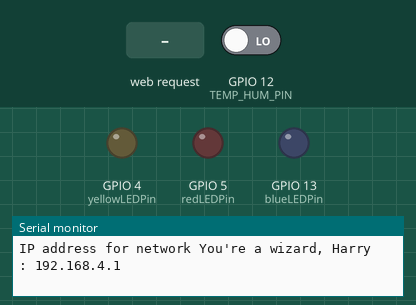
Recording of a sketch running on a simulated ESP8266 (NodeMCU). Shown: output pins drawn as LEDs (lit = HIGH), the last lines printed to the serial monitor. The test bench sets the inputs (shaded band); at power-on: GPIO 12 (TEMP_HUM_PIN) LOW. WiFi joins after 1.5 s; servers stay silent unless stated.

Above: at 2.7 s.
2.8 s: HTTP request GET /GPIO5ON received
At 4.1 s:
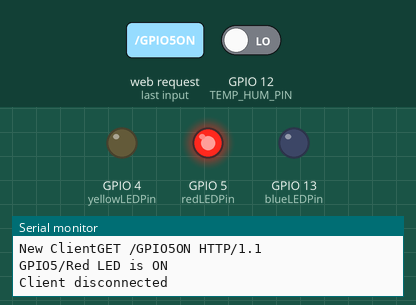
4.4 s: HTTP request GET /GPIO4ON received
At 5.7 s:
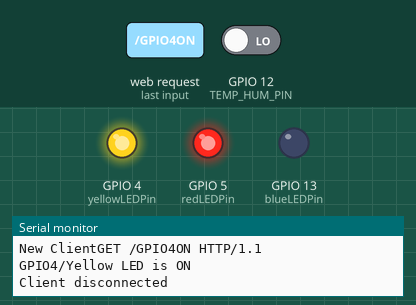
6.0 s: HTTP request GET /GPIO5OFF received
At 7.0 s:
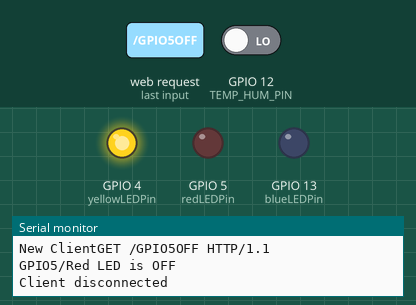
7.6 s: HTTP request GET /GPIO13ON received
At 8.3 s:
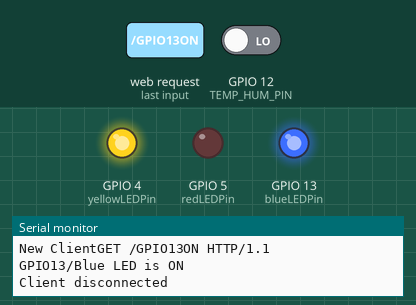
9.2 s: HTTP request GET /GPIO4OFF received
At 9.6 s:
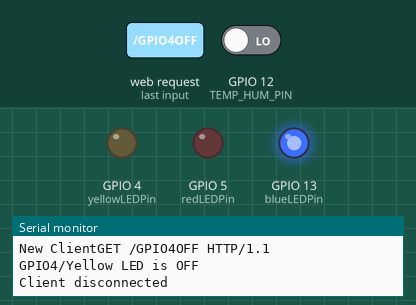
10.8 s: HTTP request GET /GPIO5ON received
At 12.2 s:
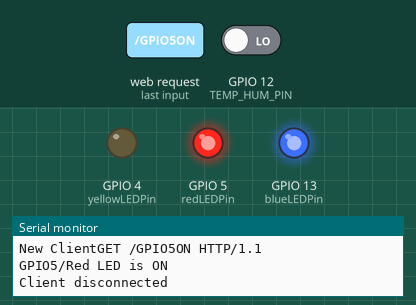
Timing chart, 0 to 13.4 s (numbered marks = the images above; inputs shaded):
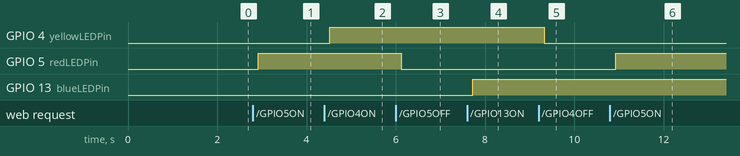

The sketch:

temp_sensor.ino
```cpp
#include <ESP8266WiFi.h>

// Set up Access Point SSID, Password
String const AP_SSID = "You're a wizard, Harry";
String const AP_PASS = "Alohomorrah";

//Set up local wifi login
char* localSSID = "MiFibra-1620";
char* localPass = "Nacho1983";

//Set up Web Server
WiFiServer espServer(80); /* Instance of WiFiServer with port number 80 */
/* 80 is the Port Number for HTTP Web Server */

// Set up LED pins
int blueLEDPin = 13;
int yellowLEDPin = 4;
int redLEDPin = 5;
// Set variables for HIGH/LOW for HTML
int blueValue;
int redValue;
int yellowValue;

//Set temp / humidity sensor pin
int TEMP_HUM_PIN = 12;

void setup() {
  Serial.begin(115200);
  // Confingure LED pins for output
  pinMode(blueLEDPin, OUTPUT);
  pinMode(redLEDPin, OUTPUT);
  pinMode(yellowLEDPin, OUTPUT);
  //Set LED Pins off/on
  digitalWrite(blueLEDPin, LOW);
  digitalWrite(redLEDPin, LOW);
  digitalWrite(yellowLEDPin, LOW);

//  Set temp/hum pin for input
  pinMode(TEMP_HUM_PIN, INPUT);

  //Set up Access Point
  WiFi.mode(WIFI_AP_STA);
  WiFi.softAP(AP_SSID, AP_PASS);

  // Connect to local wifi if available
  WiFi.begin(localSSID, localPass);
  Serial.print("\n");
  Serial.print("Connecting to: ");
  Serial.println(localSSID);

  while (WiFi.status() != WL_CONNECTED)
  {
    Serial.print("*");
    delay(500);
  }

  //Start webserver
  Serial.print("\n");
  Serial.println("Starting Temp Controller Web Server...");
  espServer.begin();
  Serial.println("Temp Controller Web Server has started");


  // Connected to WiFi
  Serial.println();
  Serial.println("Connected!");
  Serial.print("IP address for network ");
  Serial.print(localSSID);
  Serial.print(" : ");
  Serial.println(WiFi.localIP());
  Serial.print("IP address for network ");
  Serial.print(AP_SSID);
  Serial.print(" : ");
  Serial.print(WiFi.softAPIP());
  Serial.print("\n");
}

void loop() {
  //  Check for webserver and return for another loop if unavailable
  WiFiClient client = espServer.available();
  if (!client) {
    delay(200);
    return;
  }

  Serial.print("New Client");
  //  Read first line of request from client
  String request = client.readStringUntil('\r');
  Serial.println(request);
  client.flush();

  if (request.indexOf("/GPIO5ON") != -1)
  {
    Serial.println("GPIO5/Red LED is ON");
    digitalWrite(redLEDPin, HIGH);
    redValue = HIGH;
  }
  if (request.indexOf("/GPIO5OFF") != -1)
  {
    Serial.println("GPIO5/Red LED is OFF");
    digitalWrite(redLEDPin, LOW);
    redValue = LOW;
  }
  if (request.indexOf("/GPIO4ON") != -1)
  {
    Serial.println("GPIO4/Yellow LED is ON");
    digitalWrite(yellowLEDPin, HIGH);
    yellowValue = HIGH;
  }
  if (request.indexOf("/GPIO4OFF") != -1)
  {
    Serial.println("GPIO4/Yellow LED is OFF");
    digitalWrite(yellowLEDPin, LOW);
    yellowValue = LOW;
  }
  if (request.indexOf("/GPIO13ON") != -1)
  {
    Serial.println("GPIO13/Blue LED is ON");
    digitalWrite(blueLEDPin, HIGH);
    blueValue = HIGH;
  }
  if (request.indexOf("/GPIO13OFF") != -1)
  {
    Serial.println("GPIO13/Blue LED is OFF");
    digitalWrite(blueLEDPin, LOW);
    blueValue = LOW;
  }

  /* HTTP Response in the form of HTML Web Page */
  client.println("HTTP/1.1 200 OK");
  client.println("Content-Type: text/html");
  client.println(); //  IMPORTANT
  client.println("<!DOCTYPE HTML>");
  client.println("<html>");
  client.println("<head>");
  client.println("<meta name=\"viewport\" content=\"width=device-width, initial-scale=1\">");
  client.println("<link rel=\"icon\" href=\"data:,\">");
  /* CSS Styling for Buttons and Web Page */
  client.println("<style>");
  client.println("html { font-family: Courier New; display: inline-block; margin: 0px auto; text-align: center;}");
  client.println(".button {border: none; color: white; padding: 10px 20px; text-align: center;");
  client.println("text-decoration: none; font-size: 25px; margin: 2px; cursor: pointer; background-color: gray}");
  client.println(".button1 {background-color: #F9E076;}");
  client.println(".button2 {background-color: red;}");
  client.println(".button3 {background-color: blue;}");
  client.println("</style>");
  client.println("</head>");

  /* The main body of the Web Page */
  client.println("<body>");
  client.println("<h2>ESP8266 Web Server</h2>");

  if (yellowValue == LOW)
  {
    client.println("<p>GPIO4/Yellow LED Status: OFF</p>");
    client.print("<p><a href=\"/GPIO4ON\"><button class=\"button button1\">Click to turn ON</button></a></p>");
  }
  else
  {
    client.println("<p>GPIO4/Yellow LED Status: ON</p>");
    client.print("<p><a href=\"/GPIO4OFF\"><button class=\"button\">Click to turn OFF</button></a></p>");
  }

  if (redValue == LOW)
  {
    client.println("<p>GPIO5/Red LED Status: OFF</p>");
    client.print("<p><a href=\"/GPIO5ON\"><button class=\"button button2\">Click to turn ON</button></a></p>");
  }
  else
  {
    client.println("<p>GPIO5/Red LED Status: ON</p>");
    client.print("<p><a href=\"/GPIO5OFF\"><button class=\"button\">Click to turn OFF</button></a></p>");
  }
  if (blueValue == LOW)
  {
    client.println("<p>GPIO13/Blue LED Status: OFF</p>");
    client.print("<p><a href=\"/GPIO13ON\"><button class=\"button button3\">Click to turn ON</button></a></p>");
  }
  else
  {
    client.println("<p>GPIO13/Blue LED Status: ON</p>");
    client.print("<p><a href=\"/GPIO13OFF\"><button class=\"button\">Click to turn OFF</button></a></p>");
  }
  client.print("<p>");
  client.print(digitalRead(TEMP_HUM_PIN));
  client.print("</p>");
  client.println("</body>");
  client.println("</html>");
  client.print("\n");

  delay(1);
  /* Close the connection */
//  client.stop();
  Serial.println("Client disconnected");
  Serial.print("\n");

}

// 18 C Vo = 477
```

dashboard.cpp
```cpp
export const char index_html[] PROGMEM = R"rawliteral(
<!DOCTYPE HTML><html>
<head>
  <meta name="viewport" content="width=device-width, initial-scale=1">
  <link rel="stylesheet" href="https://use.fontawesome.com/releases/v5.7.2/css/all.css" integrity="sha384-fnmOCqbTlWIlj8LyTjo7mOUStjsKC4pOpQbqyi7RrhN7udi9RwhKkMHpvLbHG9Sr" crossorigin="anonymous">
  <style>
    html {
     font-family: Arial;
     display: inline-block;
     margin: 0px auto;
     text-align: center;
    }
    h2 { font-size: 3.0rem; }
    p { font-size: 3.0rem; }
    .units { font-size: 1.2rem; }
    .dht-labels{
      font-size: 1.5rem;
      vertical-align:middle;
      padding-bottom: 15px;
    }
  </style>
</head>
<body>
  <h2>ESP8266 DHT Server</h2>
  <p>
    <i class="fas fa-thermometer-half" style="color:#059e8a;"></i>
    <span class="dht-labels">Temperature</span>
    <span id="temperature">%TEMPERATURE%</span>
    <sup class="units">&deg;C</sup>
  </p>
  <p>
    <i class="fas fa-tint" style="color:#00add6;"></i>
    <span class="dht-labels">Humidity</span>
    <span id="humidity">%HUMIDITY%</span>
    <sup class="units">%</sup>
  </p>
</body>
<script>
setInterval(function ( ) {
  var xhttp = new XMLHttpRequest();
  xhttp.onreadystatechange = function() {
    if (this.readyState == 4 && this.status == 200) {
      document.getElementById("temperature").innerHTML = this.responseText;
    }
  };
  xhttp.open("GET", "/temperature", true);
  xhttp.send();
}, 10000 ) ;

setInterval(function ( ) {
  var xhttp = new XMLHttpRequest();
  xhttp.onreadystatechange = function() {
    if (this.readyState == 4 && this.status == 200) {
      document.getElementById("humidity").innerHTML = this.responseText;
    }
  };
  xhttp.open("GET", "/humidity", true);
  xhttp.send();
}, 10000 ) ;
</script>
</html>)rawliteral";
```

Measured:
- after the input at 2.8 s, GPIO 5 (redLEDPin): LOW → HIGH after 0.12 s
- after the input at 4.4 s, GPIO 4 (yellowLEDPin): LOW → HIGH after 0.12 s
- after the input at 6.0 s, GPIO 5 (redLEDPin): HIGH → LOW after 0.12 s
- after the input at 7.6 s, GPIO 13 (blueLEDPin): LOW → HIGH after 0.13 s
- after the input at 9.2 s, GPIO 4 (yellowLEDPin): HIGH → LOW after 0.13 s
- after the input at 10.8 s, GPIO 5 (redLEDPin): LOW → HIGH after 0.13 s
